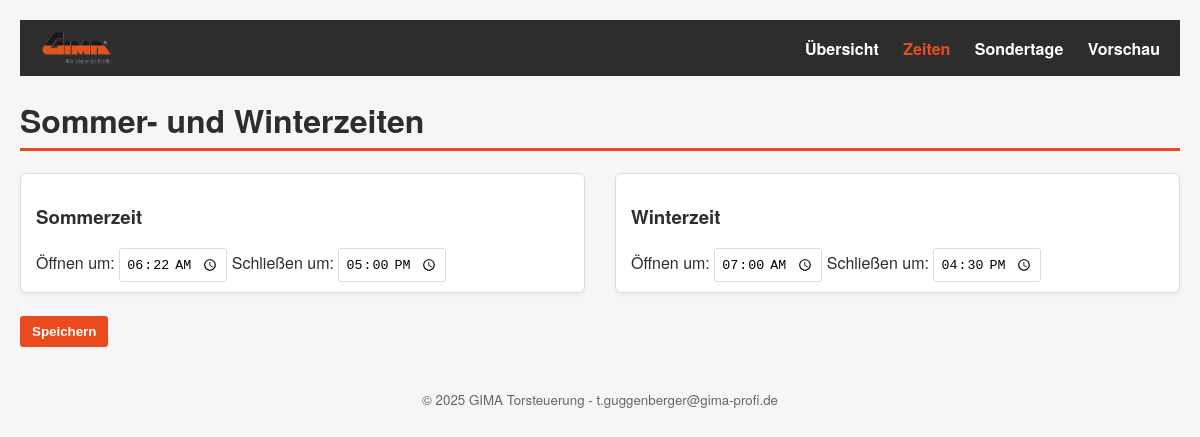
The app's page /zeiten.php with its own data.
### tables this page shows
CREATE TABLE `torzeiten` (
  `id` int(11) NOT NULL,
  `modus` enum('sommer','winter') NOT NULL,
  `startzeit` time NOT NULL,
  `endzeit` time NOT NULL
);

### www/zeiten.php (the view, shortened to what this page needs)
<?php
require_once 'db.php';
$stmt = $pdo->query("SELECT * FROM torzeiten");
$zeiten = [];
while ($row = $stmt->fetch(PDO::FETCH_ASSOC)) {
    $zeiten[$row['modus']] = $row;
}
?>
<!DOCTYPE html>
<html lang="de">
<head>
<link rel="stylesheet" href="style.css">
</head>
<body>
<header class="navbar">
  <img src="logo.png" class="nav-logo" alt="GIMA">
  <nav>
    <a href="index.php">Übersicht</a>
    <a href="zeiten.php" class="active">Zeiten</a>
    <a href="sondertage.php">Sondertage</a>
    <a href="vorschau.php">Vorschau</a>
  </nav>
</header>
<h1>Sommer- und Winterzeiten</h1>
<form method="post">
  <div class="time-settings">
    <div class="time-box">
      <h3>Sommerzeit</h3>
      Öffnen um: <input type="time" name="sommer_start" value="<?= $zeiten['sommer']['startzeit'] ?>">
      Schließen um: <input type="time" name="sommer_ende" value="<?= $zeiten['sommer']['endzeit'] ?>">
    </div>
    <div class="time-box">
      <h3>Winterzeit</h3>
      Öffnen um: <input type="time" name="winter_start" value="<?= $zeiten['winter']['startzeit'] ?>">
      Schließen um: <input type="time" name="winter_ende" value="<?= $zeiten['winter']['endzeit'] ?>">
    </div>
  </div>
  <br>
  <button type="submit">Speichern</button>
</form>
<?php
include __DIR__ . '/footer.php';
?>
</body>
</html>

### www/style.css (style rules this page uses)
:root { --gima-red: #e94b1f; --gima-dark: #2d2d2d; --gima-light: #f6f6f6; --gima-border: #dddddd; --gima-success: #4caf50; --gima-error: #f44336; --gima-orange: #ff9800; }
body { font-family: "Helvetica Neue", Arial, sans-serif; background-color: var(--gima-light); color: var(--gima-dark); margin: 0; padding: 20px; }
h1 { border-bottom: 3px solid var(--gima-red); padding-bottom: 5px; color: var(--gima-dark); }
button, .button { background-color: var(--gima-red); color: white; border: none; border-radius: 3px; padding: 8px 12px; cursor: pointer; font-weight: bold; }
input[type="date"], input[type="time"], input[type="text"], select { padding: 6px; border: 1px solid var(--gima-border); border-radius: 3px; }
.time-settings { display: flex; gap: 30px; justify-content: flex-start; flex-wrap: wrap; }
.time-box { flex: 1; min-width: 250px; background: #fff; border: 1px solid var(--gima-border); border-radius: 6px; padding: 10px 15px; box-shadow: 0 2px 4px rgba(0,0,0,0.05); }
.navbar { display: flex; align-items: center; justify-content: space-between; background: var(--gima-dark); padding: 8px 20px; margin-bottom: 20px; }
.nav-logo { height: 40px; }
.navbar nav a { color: white; text-decoration: none; font-weight: bold; margin-left: 20px; }
.navbar nav a.active { color: var(--gima-red); }

### records on screen
torzeiten: sommer_start "06:22:00", sommer_ende "17:00:00"
torzeiten: winter_start "07:00:00", winter_ende "16:30:00"
